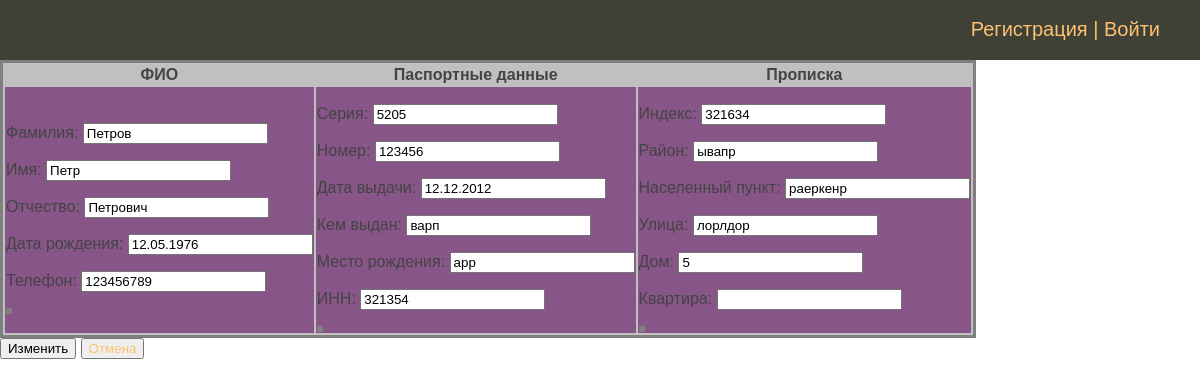
/person/person_mod/30/edit, run on an earlier commit of the app's database.
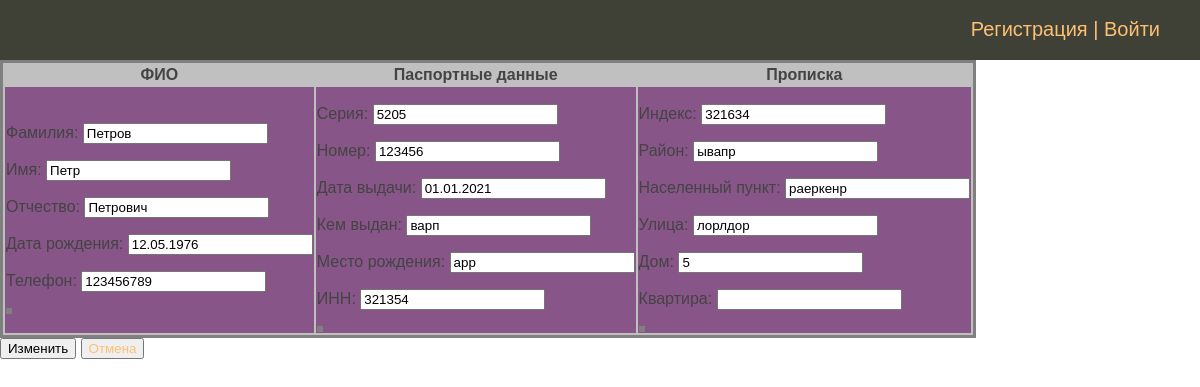
And on a later commit of the database.
### person/models.py (models this page shows, shortened)
class Passport(models.Model):
    series = models.PositiveSmallIntegerField(verbose_name='Серия')
    number = models.PositiveIntegerField(verbose_name='Номер')
    date_of_issue = models.DateField(verbose_name='Дата выдачи')
    issued = models.CharField(max_length=250, blank=True, null=True, verbose_name='Кем выдан')
    address_birth = models.TextField(max_length=500, blank=True, null=True, verbose_name='Место рождения')
    inn = models.PositiveIntegerField(blank=True, null=True, verbose_name='ИНН')
    class Meta:
        verbose_name = 'Паспортные данные'
        verbose_name_plural = 'Паспортные данные'

### person/views.py (the view, shortened to what this page needs)
# urls.py: path('person_mod/<int:pk>/edit', views.PersonMod.as_view(), name='person_mod'),
class PersonMod(UpdateView):
    template_name = 'person/person_mod.html'
    model = Person
    def get(self, request, pk, *args, **kwargs):
        pers = get_object_or_404(Person, pk=pk)
        form_person_mod = UpdatePerson(instance=pers)
        form_passport_mod = UpdatePassport(instance=pers.passport)
        form_residence_address_mod = AddResidenceAddress(instance=pers.residence_address)
        form = {'form_person_mod': form_person_mod,
                'form_passport_mod': form_passport_mod,
                'form_residence_address_mod': form_residence_address_mod,
                'pk': pk,
                'title': 'Добавить заявителя'}
        return render(request, self.template_name, context=form)

### person/forms.py
class UpdatePerson(forms.ModelForm):
    class Meta:
        model = Person
        fields = ['second_name', 'first_name', 'patronymic', 'date_of_bird', 'phone_number']

class UpdatePassport(forms.ModelForm):
    class Meta:
        model = Passport
        fields = '__all__'
        widgets = {
            'address_birth': forms.TextInput,
        }

### person/templates/person/person_mod.html (shortened to what this page needs)
{% extends 'sobnushdi/base.html' %}
{% block content %}
<form action="{% url 'person_mod' pk=pk %}" method="post">
      <table bgcolor="silver">
        <tr>
            <th>ФИО</th>
            <th>Паспортные данные</th>
            <th>Прописка</th>
        </tr>
    <tr bgcolor="#858">
        <td>
            <table >
                {{ form_person_mod.as_p }}
            </table>
        </td>
        <td>
            <table>
                {{ form_passport_mod.as_p }}
            </table>
        </td>
        <td>
            <table>
                {{ form_residence_address_mod.as_p }}
            </table>
        </td>
    </tr>
    </table>
    <button type="submit">Изменить</button>
    <form action="{% url 'persons_list' %}" method="get">
        <button type="reset"><a href="{% url 'persons_list' %}">Отмена</a></button>
    </form>
</form>
{% endblock %}

What changed in the data, as far as the page shows it:
changed Passport "варп": date_of_issue "12.12.2012" → "01.01.2021"
